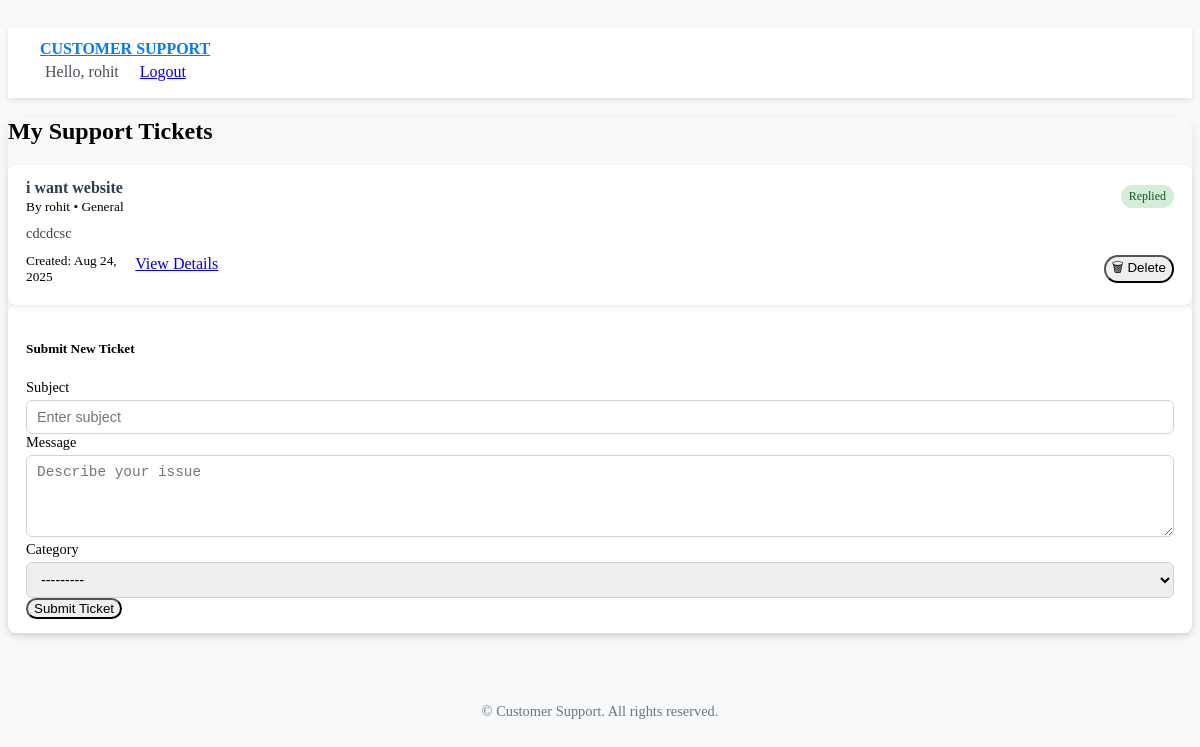
The app's page / (signed in), older data.
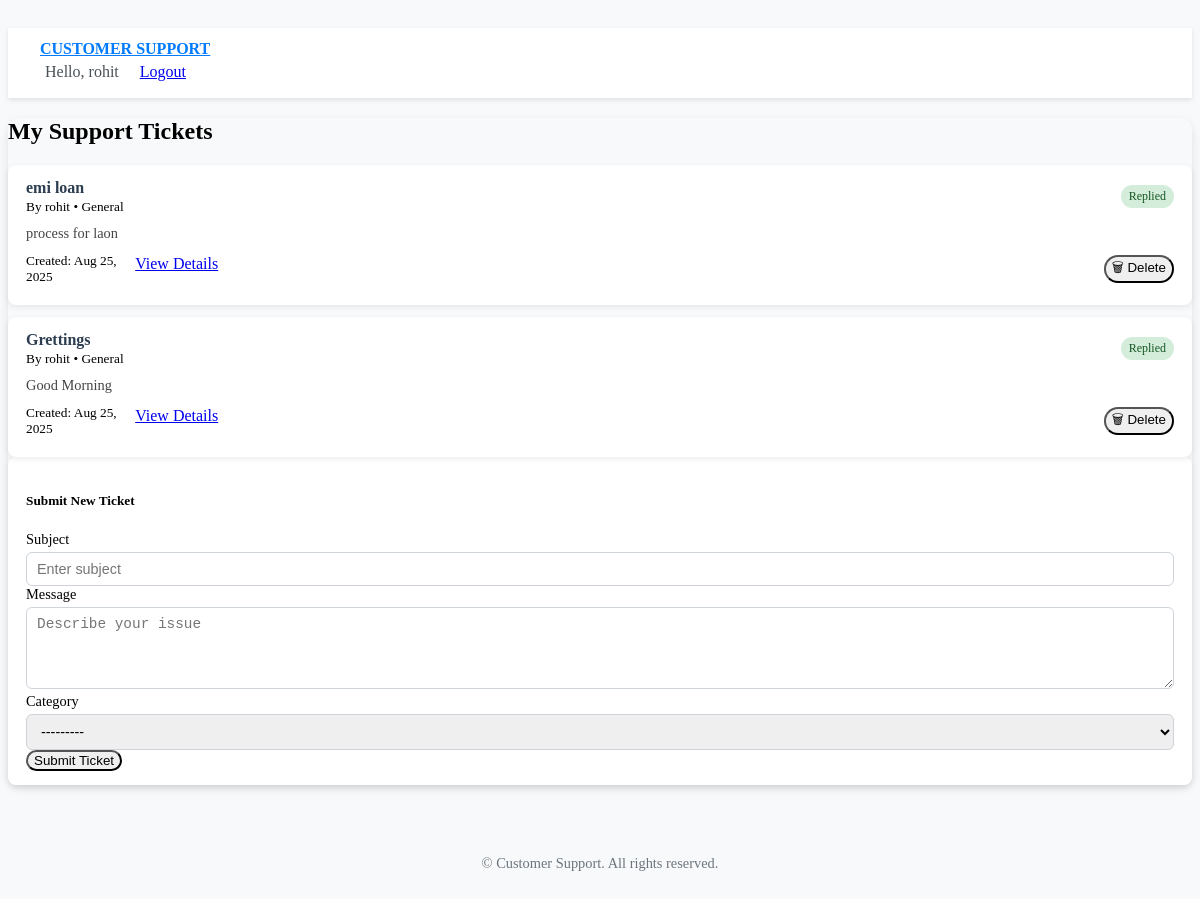
The same page, newer data.
### support/models.py (models this page shows, shortened)
class Ticket(models.Model):
    STATUS_CHOICES = [
        ('pending', 'Pending'),
        ('replied', 'Replied'),
        ('closed', 'Closed'),
    ]
    customer = models.ForeignKey(User, on_delete=models.CASCADE, related_name='tickets')
    subject = models.CharField(max_length=200)
    message = models.TextField()
    category = models.ForeignKey(Category, on_delete=models.SET_NULL, null=True, blank=True)
    status = models.CharField(max_length=20, choices=STATUS_CHOICES, default='pending')
    created_at = models.DateTimeField(default=timezone.now)
    updated_at = models.DateTimeField(auto_now=True)

class Category(models.Model):
    name = models.CharField(max_length=100)
    description = models.TextField(blank=True)
    def __str__(self):
        return self.name

### support/views.py (the view)
# urls.py: path('', views.customer_dashboard, name='customer_dashboard'),
@login_required
def customer_dashboard(request):
    if request.user.is_staff:
        return redirect('admin_dashboard')
    tickets = Ticket.objects.filter(customer=request.user).order_by('-created_at')
    if request.method == 'POST':
        form = TicketForm(request.POST)
        if form.is_valid():
            ticket = form.save(commit=False)
            ticket.customer = request.user
            ticket.save()
            messages.success(request, 'Ticket submitted successfully!')
            return redirect('customer_dashboard')
    else:
        form = TicketForm()
    return render(request, 'support/customer_dashboard.html', {
        'tickets': tickets,
        'form': form
    })

### support/forms.py
class TicketForm(forms.ModelForm):
    class Meta:
        model = Ticket
        fields = ['subject', 'message', 'category']
        widgets = {
            'subject': forms.TextInput(attrs={
                'class': 'form-control',
                'placeholder': 'Enter subject'
            }),
            'message': forms.Textarea(attrs={
                'class': 'form-control',
                'placeholder': 'Describe your issue',
                'rows': 4
            }),
            'category': forms.Select(attrs={
                'class': 'form-control'
            }),
        }
        labels = {
            'subject': 'Subject',
            'message': 'Message',
            'category': 'Category (optional)',
        }

### support/templates/support/customer_dashboard.html (shortened to what this page needs)
{% extends 'support/base.html' %}
{% load static %}
{% block content %}
<div class="row">
  <div class="col-md-8">
    <h2 class="mb-3 fw-bold">My Support Tickets</h2>
    {% if tickets %}
      <div class="ticket-feed">
        {% for ticket in tickets %}
          <div class="ticket-card">
            <div class="card-header-row">
              <div>
                <h6 class="ticket-title">{{ ticket.subject }}</h6>
                <small class="text-muted">
                  By {{ ticket.customer.username }} • {{ ticket.category.name|default:"General" }}
                </small>
              </div>
              <span class="badge
                           {% if ticket.status == 'pending' %}badge-warning
                           {% elif ticket.status == 'replied' %}badge-success
                           {% else %}badge-secondary{% endif %}">
                {{ ticket.get_status_display }}
              </span>
            </div>
            <p class="ticket-message">{{ ticket.message|truncatewords:15 }}</p>
            <div class="card-footer-row">
              <small class="text-muted">Created: {{ ticket.created_at|date:"M d, Y" }}</small>
              <div class="btn-group" role="group" style="display: flex; justify-content: space-between; width: 100%;">
                <a href="{% url 'customer_ticket_details' ticket.id %}"
                   class="btn btn-sm btn-outline-primary">View Details</a>
                <form method="post" action="{% url 'delete_ticket' ticket.id %}" class="d-inline">
                  <button type="submit" class="btn btn-sm btn-outline-danger"
                          onclick="return confirm('Are you sure you want to delete this ticket?')">🗑 Delete</button>
                </form>
              </div>
            </div>
          </div>
        {% endfor %}
      </div>
    {% else %}
      <p class="text-muted">No tickets submitted yet.</p>
    {% endif %}
  </div>
  <div class="col-md-4">
    <div class="ticket-card">
      <h5 class="mb-3 fw-bold">Submit New Ticket</h5>
      <form method="post" class="ticket-form">
        <div class="form-group mb-3">
          <label for="{{ form.subject.id_for_label }}" class="form-label">Subject</label>
          {{ form.subject }}
        </div>
        <div class="form-group mb-3">
          <label for="{{ form.message.id_for_label }}" class="form-label">Message</label>
          {{ form.message }}
        </div>
        <div class="form-group mb-3">
          <label for="{{ form.category.id_for_label }}" class="form-label">Category</label>
          {{ form.category }}
        </div>
        <button type="submit" class="btn btn-primary w-100">Submit Ticket</button>
      </form>
    </div>
  </div>
</div>
{% endblock %}

### support/templates/support/base.html (shortened to what this page needs)
{% load static %}
<!DOCTYPE html>
<html lang="en">
<head>
    <link href="{% static 'css/bootstrap.min.css' %}" rel="stylesheet">
</head>
<body>
<nav class="navbar navbar-expand-lg">
    <div class="container">
        <a class="navbar-brand me-auto" href="{% if user.is_authenticated %}{% if user.is_staff %}{% url 'admin_dashboard' %}{% else %}{% url 'customer_dashboard' %}{% endif %}{% else %}{% url 'login' %}{% endif %}">
            CUSTOMER SUPPORT
        </a>
        <div class="nav-user ms-auto">
            {% if user.is_authenticated %}
                <span class="welcome-text">Hello, {{ user.username }}</span>
                <a class="btn btn-outline-primary btn-sm" href="{% url 'logout' %}">Logout</a>
            {% else %}
                <a class="btn btn-outline-primary btn-sm" href="{% url 'login' %}">Login</a>
                <a class="btn btn-primary btn-sm" href="{% url 'register' %}">Register</a>
            {% endif %}
        </div>
    </div>
</nav>
<div class="container mt-5">
    <div class="card p-4 mb-4">
        {% block content %}{% endblock %}
    </div>
</div>
<footer>
    &copy; {{ now.year }} Customer Support. All rights reserved.
</footer>
</body>
</html>

### support/templates/support/base.html (style rules this page uses)
body { background-color: #f8f9fa; }
.navbar { background-color: #ffffff; box-shadow: 0 2px 5px rgba(0,0,0,0.1); padding: 0.75rem 2rem; }
.navbar-brand { font-weight: bold; color: #007bff !important; margin-bottom: 5px; }
.nav-user { display: flex; align-items: center; gap: 1rem; }
.welcome-text { font-weight: 500; color: #495057; margin:5px; }
.card { border-radius: 0.75rem; box-shadow: 0 4px 10px rgba(0,0,0,0.1); }
footer { margin-top: 50px; padding: 20px 0; text-align: center; color: #6c757d; font-size: 0.9rem; }

### support/templates/support/customer_dashboard.html (style rules this page uses)
.ticket-feed { display: flex; flex-direction: column; gap: 12px; }
.ticket-card { background: #fff; border-radius: 8px; padding: 14px 18px; box-shadow: 0 2px 6px rgba(0,0,0,0.08); transition: transform 0.2s ease, box-shadow 0.2s ease; }
.card-header-row, .card-footer-row { display: flex; justify-content: space-between; align-items: center; margin-bottom: 6px; }
.ticket-title { margin: 0; font-size: 1rem; font-weight: 600; color: #2c3e50; }
.ticket-message { font-size: 0.9rem; color: #444; margin: 8px 0 10px 0; line-height: 1.4; }
.badge { font-size: 0.75rem; padding: 4px 8px; border-radius: 12px; font-weight: 500; }
.badge-success { background: #d4edda; color: #155724; }
.ticket-form .form-label { font-weight: 500; font-size: 0.9rem; margin-bottom: 4px; display: block; }
.ticket-form input, .ticket-form textarea, .ticket-form select { border-radius: 6px; font-size: 0.9rem; padding: 8px 10px; border: 1px solid #ced4da; width: 100%; box-sizing: border-box; }
.btn { border-radius: 20px; font-weight: 500; }

Row changes from the older to the newer data that the page shows:
removed Ticket: subject "i want website", customer.username "rohit", category.name "General", status "Replied", message "cdcdcsc", created_at "Aug 24, 2025"
added Ticket: subject "emi loan", customer.username "rohit", category.name "General", status "Replied", message "process for laon", created_at "Aug 25, 2025"
added Ticket: subject "Grettings", customer.username "rohit", category.name "General", status "Replied", message "Good Morning", created_at "Aug 25, 2025"
